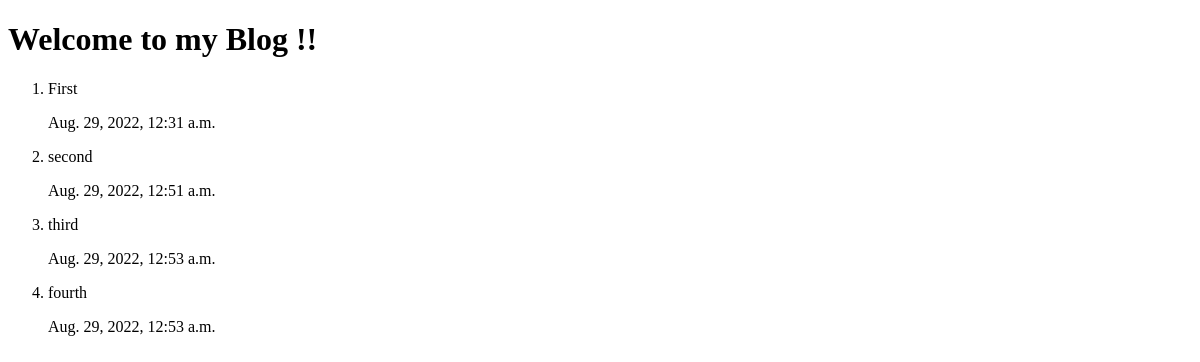
Page /smart/ on the earlier database version.
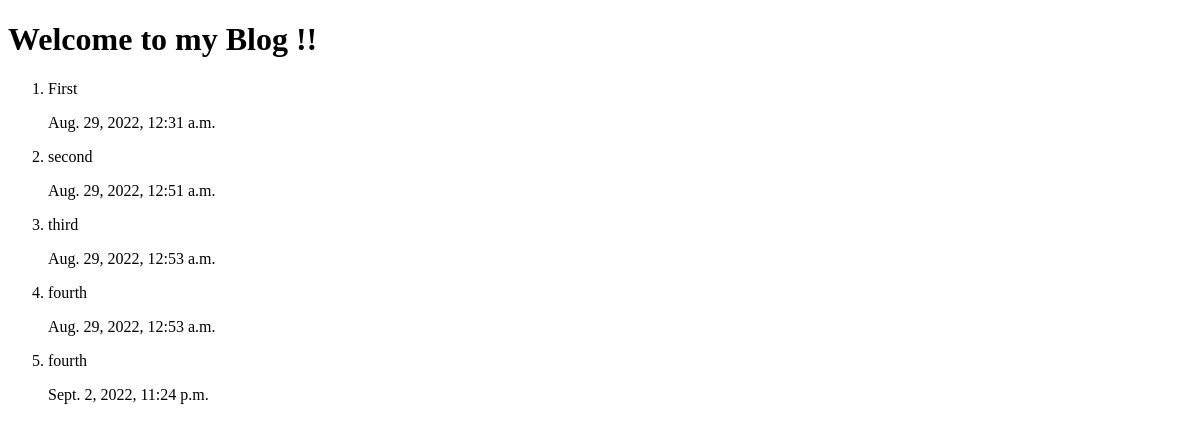
Same page on the later database version.
### notes/models.py (models this page shows)
class Notes(models.Model):
    title = models.CharField(max_length=10000)
    text = models.TextField()
    created = models.DateTimeField(auto_now_add=True)

### notes/views.py (the view)
# urls.py: path('smart/',views.list),
def list(request):
    all_notes = Notes.objects.all()
    return render(request,'notes/notes_list.html',{'notes':all_notes})

### notes/templates/notes/notes_list.html (shortened to what this page needs)
<!DOCTYPE html>
<html lang="en">
<head>
</head>
<body>
    <h1>Welcome to my Blog !!</h1>
    <ol>
        {% for note in notes %}
            <li>{{note.title}}   &nbsp;&nbsp;&nbsp; <p>{{note.created}}</p> </li>
        {% endfor %}
    </ol>
</body>
</html>

Differences in the rows shown:
added Notes: title "fourth", created "Sept. 2, 2022, 11:24 p.m."
